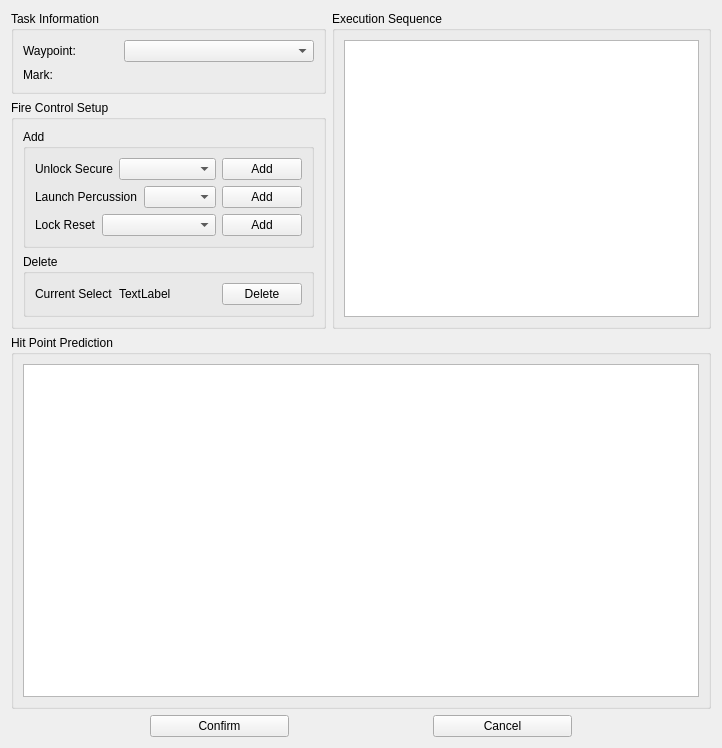
<?xml version="1.0" encoding="UTF-8"?>
<ui version="4.0">
 <class>CDlgFireManageEdit</class>
 <widget class="QWidget" name="CDlgFireManageEdit">
  <property name="geometry">
   <rect>
    <x>0</x>
    <y>0</y>
    <width>722</width>
    <height>748</height>
   </rect>
  </property>
  <property name="windowTitle">
   <string>Form</string>
  </property>
  <layout class="QVBoxLayout" name="verticalLayout_6" stretch="10,20,1">
   <item>
    <layout class="QHBoxLayout" name="horizontalLayout_7" stretch="2,3">
     <item>
      <layout class="QVBoxLayout" name="verticalLayout_2">
       <item>
        <widget class="QGroupBox" name="groupBox_3">
         <property name="title">
          <string>Task Information</string>
         </property>
         <layout class="QVBoxLayout" name="verticalLayout_4">
          <item>
           <layout class="QHBoxLayout" name="horizontalLayout_9">
            <item>
             <layout class="QHBoxLayout" name="horizontalLayout" stretch="1,2">
              <item>
               <widget class="QLabel" name="label">
                <property name="text">
                 <string>Waypoint:</string>
                </property>
               </widget>
              </item>
              <item>
               <widget class="QComboBox" name="comboBox"/>
              </item>
             </layout>
            </item>
           </layout>
          </item>
          <item>
           <layout class="QHBoxLayout" name="horizontalLayout_3" stretch="1,3">
            <item>
             <widget class="QLabel" name="label_3">
              <property name="text">
               <string>Mark:</string>
              </property>
             </widget>
            </item>
            <item>
             <layout class="QHBoxLayout" name="horizontalLayout_12"/>
            </item>
           </layout>
          </item>
         </layout>
        </widget>
       </item>
       <item>
        <widget class="QGroupBox" name="groupBox_2">
         <property name="title">
          <string>Fire Control Setup</string>
         </property>
         <layout class="QVBoxLayout" name="verticalLayout_5">
          <item>
           <widget class="QGroupBox" name="groupBox_5">
            <property name="title">
             <string>Add</string>
            </property>
            <layout class="QVBoxLayout" name="verticalLayout">
             <item>
              <layout class="QHBoxLayout" name="horizontalLayout_8" stretch="1,2,1">
               <item>
                <widget class="QLabel" name="label_2">
                 <property name="text">
                  <string>Unlock Secure</string>
                 </property>
                </widget>
               </item>
               <item>
                <widget class="QComboBox" name="comboBox_3"/>
               </item>
               <item>
                <widget class="QPushButton" name="pushButton_3">
                 <property name="text">
                  <string>Add</string>
                 </property>
                </widget>
               </item>
              </layout>
             </item>
             <item>
              <layout class="QHBoxLayout" name="horizontalLayout_6" stretch="1,2,1">
               <item>
                <widget class="QLabel" name="label_4">
                 <property name="text">
                  <string>Launch Percussion</string>
                 </property>
                </widget>
               </item>
               <item>
                <widget class="QComboBox" name="comboBox_4"/>
               </item>
               <item>
                <widget class="QPushButton" name="pushButton_5">
                 <property name="text">
                  <string>Add</string>
                 </property>
                </widget>
               </item>
              </layout>
             </item>
             <item>
              <layout class="QHBoxLayout" name="horizontalLayout_13" stretch="1,2,1">
               <item>
                <widget class="QLabel" name="label_5">
                 <property name="text">
                  <string>Lock Reset</string>
                 </property>
                </widget>
               </item>
               <item>
                <widget class="QComboBox" name="comboBox_5"/>
               </item>
               <item>
                <widget class="QPushButton" name="pushButton_7">
                 <property name="text">
                  <string>Add</string>
                 </property>
                </widget>
               </item>
              </layout>
             </item>
            </layout>
           </widget>
          </item>
          <item>
           <widget class="QGroupBox" name="groupBox_6">
            <property name="title">
             <string>Delete</string>
            </property>
            <layout class="QVBoxLayout" name="verticalLayout_3">
             <item>
              <layout class="QHBoxLayout" name="horizontalLayout_11" stretch="1,2,1">
               <item>
                <widget class="QLabel" name="label_6">
                 <property name="text">
                  <string>Current Select</string>
                 </property>
                </widget>
               </item>
               <item>
                <widget class="QLabel" name="label_7">
                 <property name="text">
                  <string>TextLabel</string>
                 </property>
                </widget>
               </item>
               <item>
                <widget class="QPushButton" name="pushButton_4">
                 <property name="text">
                  <string>Delete</string>
                 </property>
                </widget>
               </item>
              </layout>
             </item>
            </layout>
           </widget>
          </item>
         </layout>
        </widget>
       </item>
      </layout>
     </item>
     <item>
      <widget class="QGroupBox" name="groupBox_4">
       <property name="title">
        <string>Execution Sequence</string>
       </property>
       <layout class="QHBoxLayout" name="horizontalLayout_10">
        <item>
         <widget class="QListWidget" name="listWidget">
          <property name="dragEnabled">
           <bool>true</bool>
          </property>
          <property name="dragDropMode">
           <enum>QAbstractItemView::InternalMove</enum>
          </property>
         </widget>
        </item>
       </layout>
      </widget>
     </item>
    </layout>
   </item>
   <item>
    <widget class="QGroupBox" name="groupBox">
     <property name="title">
      <string>Hit Point Prediction</string>
     </property>
     <layout class="QHBoxLayout" name="horizontalLayout_4">
      <item>
       <widget class="QtCharts::QChartView" name="graphicsView"/>
      </item>
     </layout>
    </widget>
   </item>
   <item>
    <layout class="QHBoxLayout" name="horizontalLayout_2" stretch="1,1,1,1,1">
     <item>
      <spacer name="horizontalSpacer_8">
       <property name="orientation">
        <enum>Qt::Horizontal</enum>
       </property>
       <property name="sizeHint" stdset="0">
        <size>
         <width>40</width>
         <height>20</height>
        </size>
       </property>
      </spacer>
     </item>
     <item>
      <widget class="QPushButton" name="pushButton">
       <property name="text">
        <string>Confirm</string>
       </property>
      </widget>
     </item>
     <item>
      <spacer name="horizontalSpacer_7">
       <property name="orientation">
        <enum>Qt::Horizontal</enum>
       </property>
       <property name="sizeHint" stdset="0">
        <size>
         <width>40</width>
         <height>20</height>
        </size>
       </property>
      </spacer>
     </item>
     <item>
      <widget class="QPushButton" name="pushButton_2">
       <property name="text">
        <string>Cancel</string>
       </property>
      </widget>
     </item>
     <item>
      <spacer name="horizontalSpacer_9">
       <property name="orientation">
        <enum>Qt::Horizontal</enum>
       </property>
       <property name="sizeHint" stdset="0">
        <size>
         <width>40</width>
         <height>20</height>
        </size>
       </property>
      </spacer>
     </item>
    </layout>
   </item>
  </layout>
 </widget>
 <customwidgets>
  <customwidget>
   <class>QtCharts::QChartView</class>
   <extends>QGraphicsView</extends>
   <header>qchartview.h</header>
  </customwidget>
 </customwidgets>
 <resources/>
 <connections/>
</ui>
